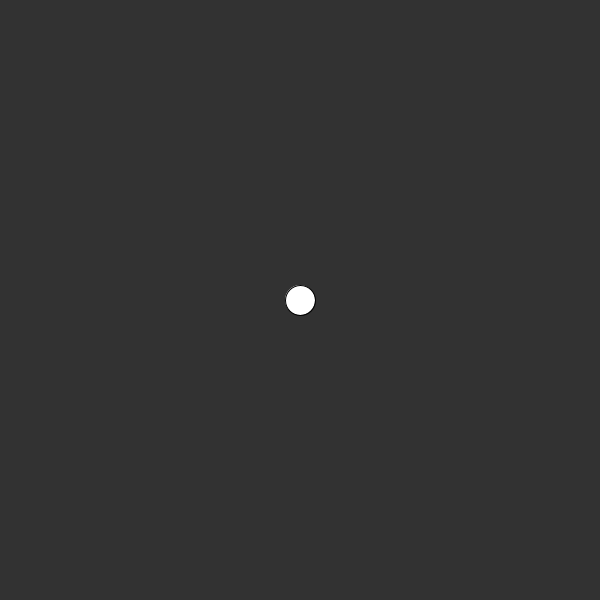
Frame 1 (no input)
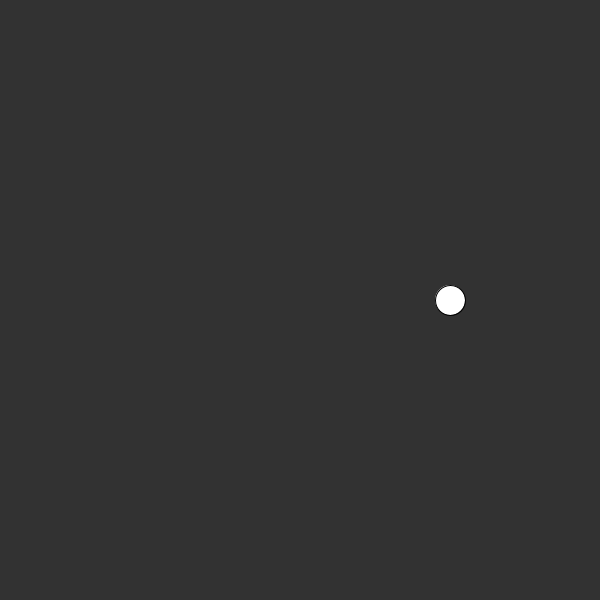
Frame 60 (the mouse pressed at the canvas centre just before this capture)
Frame 120 (the mouse held since frame 60 and released just before this capture): identical to frame 60, image omitted

The Processing sketch that drew these frames (run headless with seeded random() and noise(); from frame 60 on, the mouse is pressed at the canvas centre):

// Processing sketch: Question3
// ── Question3.pde
float xPos;
float yPos;

void setup() {
  size(600, 600);
  xPos = width/2;
  yPos = height/2;
  frameRate(10);
}

void draw() {
  background(50);
  ellipse(xPos, yPos, 30, 30);

  float r = random(2);

  if (int(r) == 0) {
    xPos += 10;
  } else {
    xPos -= 10;
  }
} 
